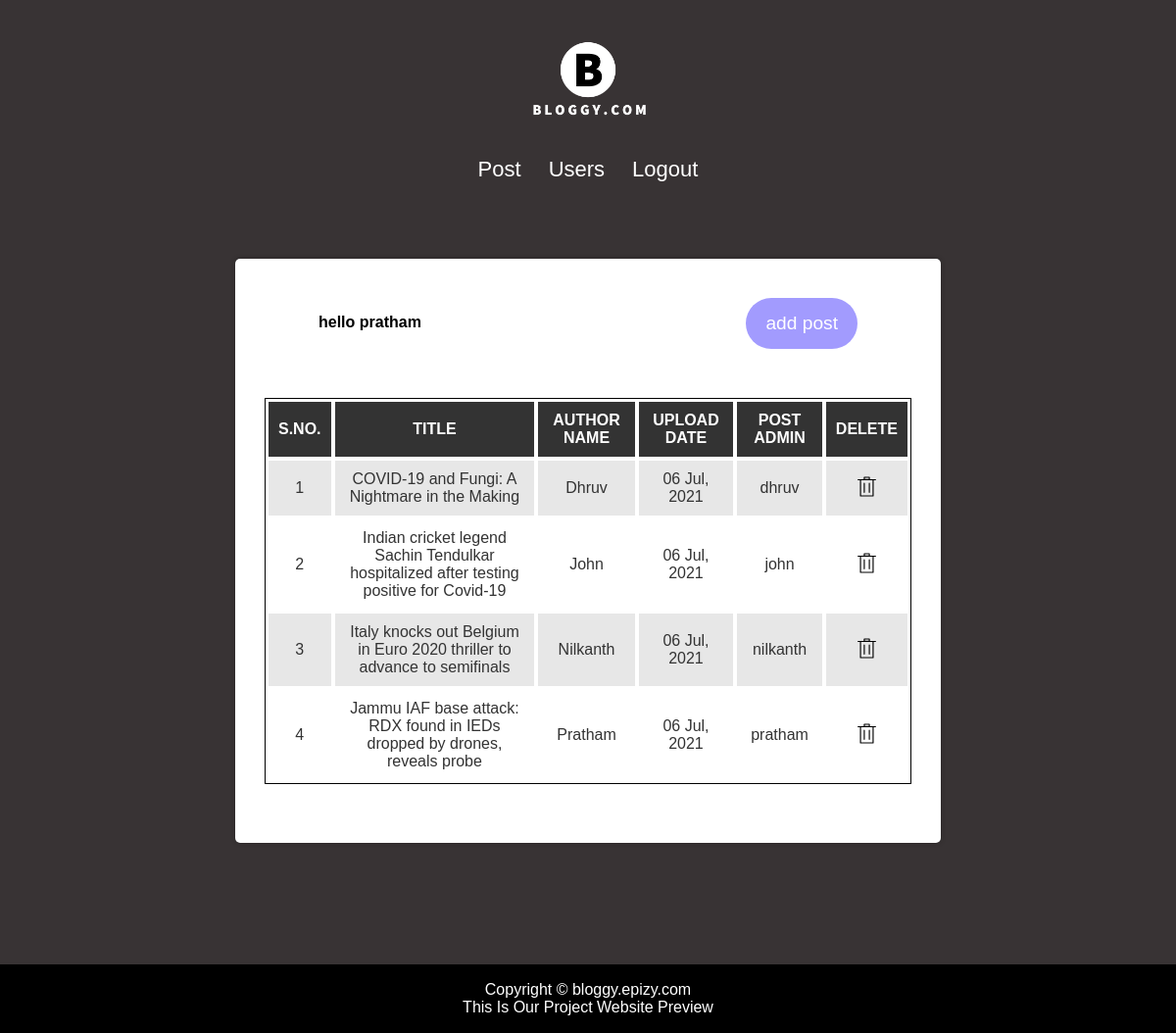
/admin/post.php (signed in), run on the app's committed database.
### tables this page shows
CREATE TABLE `post` (
  `post_id` int(11) NOT NULL,
  `title` varchar(200) NOT NULL,
  `description` text NOT NULL,
  `post_author` varchar(200) NOT NULL,
  `post_date` varchar(50) NOT NULL,
  `author` int(11) NOT NULL,
  `post_img` varchar(100) NOT NULL
);

CREATE TABLE `user` (
  `user_id` int(10) UNSIGNED NOT NULL,
  `full_name` varchar(30) NOT NULL,
  `phone_number` varchar(15) NOT NULL,
  `email` varchar(50) NOT NULL,
  `username` varchar(30) DEFAULT NULL,
  `password` varchar(40) DEFAULT NULL,
  `role` int(11) NOT NULL
);

### admin/post.php (the view, shortened to what this page needs)
<!DOCTYPE html>
<html lang="en">
<head>
    <link rel="stylesheet" href="../css/style.css">
    <link rel="stylesheet" href="../css/post.css">
</head>
<body>
    <div class="all">
        <?php include "header1.php" ?>
        <div id="main-content">
            <div class="admin-post-container">
                <div class="blogpost-meta">
                    <div class="author-info">
                        <div>
                            <b>
                                hello <?php echo $_SESSION['username']; ?>
                            </b>
                        </div>
                    </div>
                    <div class="social">
                        <form action="add_post.php" method="POST" class="login-email">
                            <div class="input-group-btn">
                                <button name="submit" class="btn">add post</button>
                            </div>
                        </form>
                    </div>
                </div>
                <?php
                include "config.php";
                $limit = 4;
                if ($_SESSION["user_role"] == '1') {
                    $sql = "SELECT * FROM post LEFT JOIN user ON post.author = user.user_id
                    ORDER BY post.post_id DESC LIMIT {$limit}";
                } elseif ($_SESSION["user_role"] == '0') {
                    $sql = "SELECT * FROM post
                    LEFT JOIN user ON post.author = user.user_id
                    WHERE post.author = {$_SESSION['user_id']}
                    ORDER BY post.post_id DESC LIMIT {$limit}";
                }
                $result = mysqli_query($con, $sql) or die("Query Failed.");
                if (mysqli_num_rows($result) > 0) {
                ?>
                <table class="content-table">
                    <thead>
                        <th>S.No.</th>
                        <th>Title</th>
                        <th>Author name</th>
                        <th>Upload date</th>
                        <th>post admin</th>
                        <th>Delete</th>
                    </thead>
                    <tbody>
                        <?php
                            $serial = 1;
                            while ($row = mysqli_fetch_assoc($result)) { ?>
                        <tr>
                            <td class='id' data-label="S.No."><?php echo $serial; ?></td>
                            <td data-label="Title"><?php echo $row['title']; ?></td>
                            <td data-label="Author name"><?php echo $row['post_author']; ?></td>
                            <td data-label="Upload date"><?php echo $row['post_date']; ?></td>
                            <td data-label="Post admin"><?php echo $row['username']; ?></td>
                            <td data-label="Delete" class="delete">
                            <a href='delete_post.php?id=<?php echo $row['post_id']; ?>'>
                            </td>
                        </tr>
                        <?php
                                $serial++;
                            } ?>
                        <?php
                    } else {
                        echo "<h3>Not Uploaded Any Articles</h3>";
                    } ?>
                    </tbody>
                </table>
            </div>
        </div>
        <?php include "footer.php"; ?>
    </div>
</body>
</html>

### css/style.css (style rules this page uses)
* { margin: 0; padding: 0; box-sizing: border-box; font-family: 'Poppins', sans-serif; }
a, a:hover, a:focus { text-decoration: none; outline: none; }
.all { background-color: #383334; display: flex; flex-direction: column; justify-content: center; align-items: center; }
#main-content { padding: 30px 0; min-height: 750px; }

### css/post.css (style rules this page uses)
.svg-icon { height: 25px; cursor: pointer; }
.admin-post-container { height: auto; width: 60vw; min-height: 400px; background: #FFF; border-radius: 5px; box-shadow: 0 0 5px rgba(0,0,0,.3); padding: 40px 30px; }
.admin-post-container .login-email .input-group-btn .btn { display: block; width: 100%; padding: 15px 20px; text-align: center; border: none; background: #a29bfe; outline: none; border-radius: 30px; font-size: 1.2rem; color: #FFF; cursor: pointer; transition: .3s; }
.blogpost-meta { display: flex; justify-content: space-between; margin-bottom: 50px; }
.author-info { margin: 12px 0; }
.author-info div { padding: 4px 0px; padding-left: 55px; font-family: var(--font2); }
.social { padding-right: 55px; align-self: center; cursor: pointer; }
.content-table { border: 1px solid #000; width: 100%; margin: 0 0 20px; }
.content-table thead { color: #fff; background-color: #333; }
.content-table th { padding: 10px; border: 1px solid #fff; font-weight: 600; text-align: center; text-transform: uppercase; }
.content-table tbody { color: #333; }
.content-table tbody tr { background-color: #e7e7e7; }
.content-table tbody tr:nth-child(even) { background-color: #fff; }
.content-table tbody td { padding: 10px; border: 1px solid #fff; text-align: center; height: 50px; }
.id, .edit, .delete { text-align:center; }

### data on the page
post: title "COVID-19 and Fungi: A Nightmare in the Making", post_author "Dhruv", post_date "06 Jul, 2021", user.username "dhruv"
post: title "Indian cricket legend Sachin Tendulkar hospitalized after testing positive for Covid-19", post_author "John", post_date "06 Jul, 2021", user.username "john"
post: title "Italy knocks out Belgium in Euro 2020 thriller to advance to semifinals", post_author "Nilkanth", post_date "06 Jul, 2021", user.username "nilkanth"
post: title "Jammu IAF base attack: RDX found in IEDs dropped by drones, reveals probe", post_author "Pratham", post_date "06 Jul, 2021", user.username "pratham"

### other printed values
$_SESSION['username'] "pratham"
